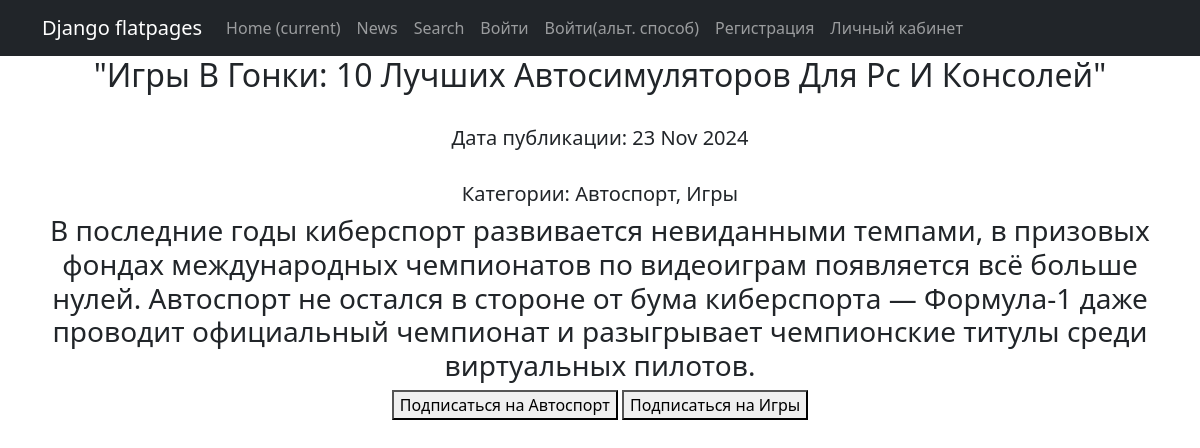
/news/1, run on an earlier commit of the app's database.
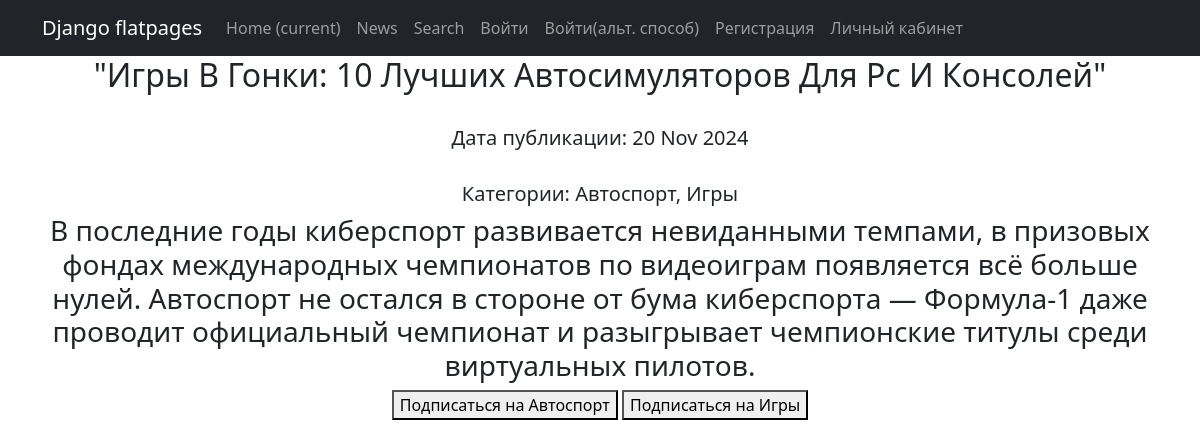
And on a later commit of the database.
### news/models.py (models this page shows, shortened)
class Post(models.Model):
    ARTICLE = 'AR'
    NEWS = 'NE'
    POST_TYPE_CHOICES = [
        (ARTICLE, 'Article'),
        (NEWS, 'News'),
    ]
    author = models.ForeignKey(Author, on_delete=models.CASCADE)
    post_type = models.CharField(max_length=2, choices=POST_TYPE_CHOICES)
    created_time = models.DateTimeField(auto_now_add=True)
    categories = models.ManyToManyField(Category, through='PostCategory')
    title = models.CharField(max_length=200)
    content = models.TextField()
    rating = models.IntegerField(default=0)
    def __str__(self):
        return f'{self.title.title()}'
    def view(self):
        return f'{self.content}'

### news/views.py (the view)
# urls.py: path('<int:pk>', NewDetail.as_view(), name='NewDetail'),
class NewDetail(DetailView):
    model = Post
    template_name = 'post.html'
    context_object_name = 'post'
    def get_context_data(self, **kwargs):
        context = super().get_context_data(**kwargs)
        context['categories'] = self.object.categories.all()
        return context

### news/models.py (called while the page is built)
    def __str__(self):
        return self.name

### news/templatetags/my_filters.py (called while the page is built)
@register.filter
def censor(value):
    if not isinstance(value, str):
        raise ValueError("Фильтр 'censor' может применяться только к строкам.")
    def replace_bad_word(match):
        word = match.group(0)
        return word[0] + '*' * (len(word) - 1)
    pattern = r'\b(' + '|'.join(BAD_WORDS) + r')\b'
    return re.sub(pattern, replace_bad_word, value, flags=re.IGNORECASE)

### templates/post.html (shortened to what this page needs)
{% extends 'flatpages/default.html' %}
{% load my_filters %}
{% block content %}
<h2>"{{ post }}"</h2>
<br>
<h5>Дата публикации: {{ post.created_time|date:'d M Y' }}</h5>
<br>
<h5>Категории: {{ categories|join:", " }}</h5>
<h3>{{ post.view|censor }}</h3>
{% for category in post.categories.all %}
    <form method="post" action="{% url 'subscribe_to_category' category.id %}" style="display:inline;">
        <button type="submit" name="subscribe">Подписаться на {{ category.name }}</button>
    </form>
{% endfor %}
{% endblock content %}

What changed in the data, as far as the page shows it:
changed Post "Игры В Гонки: 10 Лучших Автосимуляторов Для Pc И Консолей": created_time "23 Nov 2024" → "20 Nov 2024"
